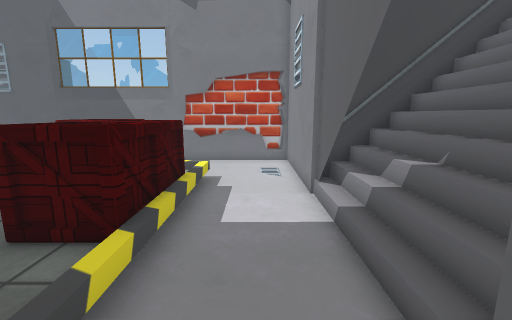
View 1 (above)

15 first-person views from a walk through a scene from a Unity 3-D project. The camera is 1.3 m above the floor, tilts 10° down and sees 90° across. The floor is counted in squares, 0.5 m on a side. Each view is taken from the middle of a square. On the plan, view 1 faces up. The plan holds only what a view shows up to about 18 squares ahead; the rest is blank. The place goes on beyond the plan. Some surface patterns are stand-ins.

View 2
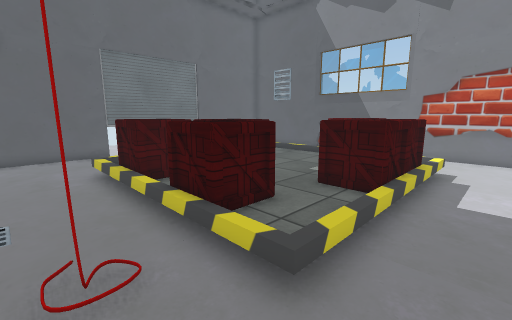

View 3
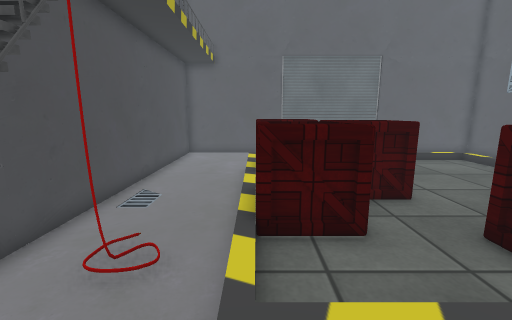

View 4
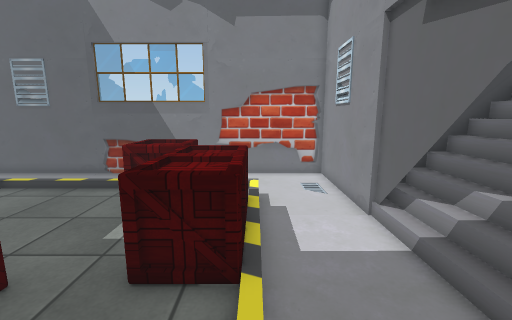

View 5
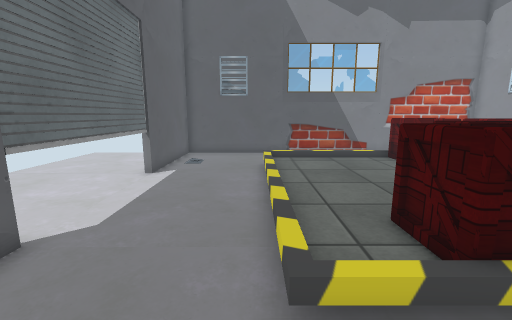

View 6
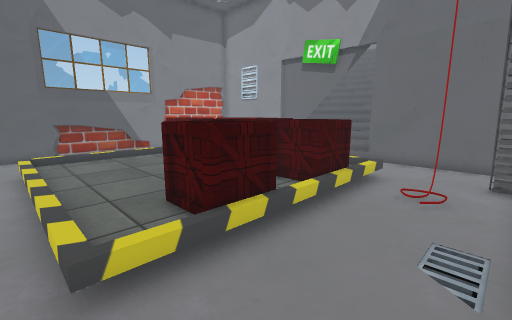

View 7
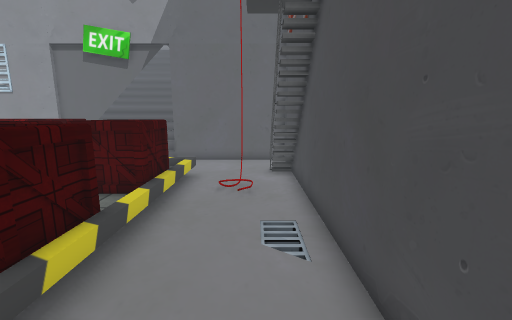

View 8
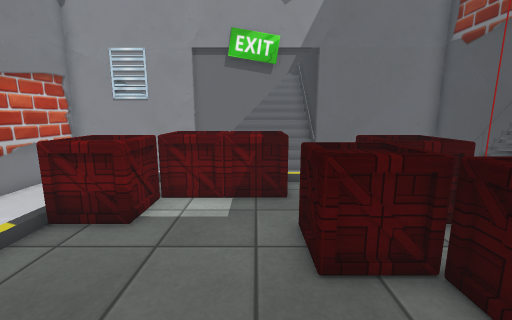

View 9
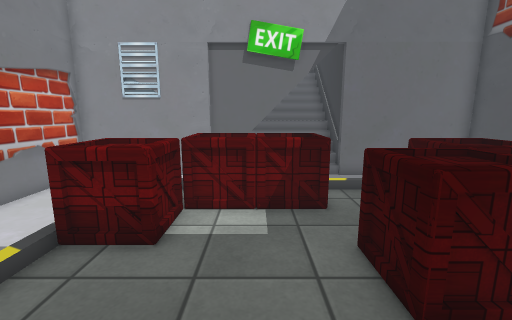

View 10
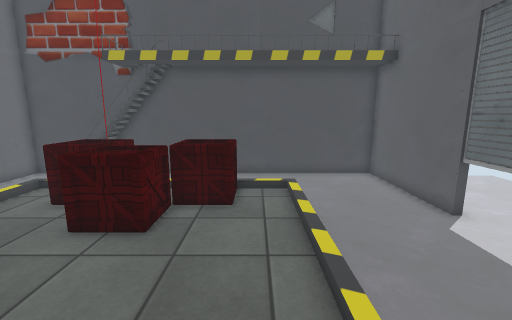

View 11
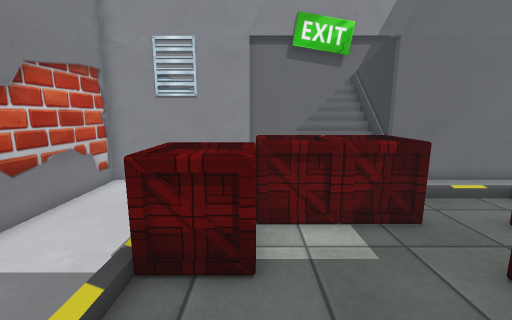

View 12
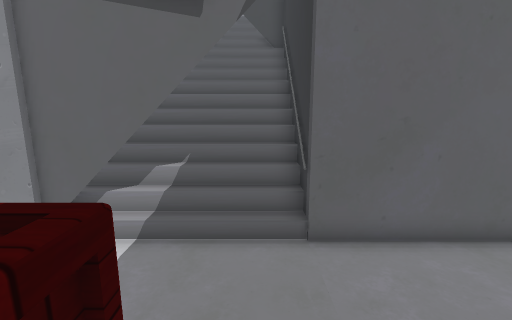

View 13
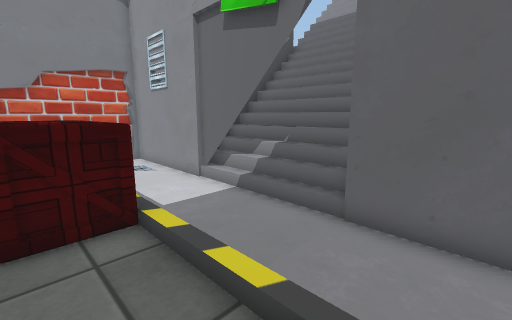

View 14
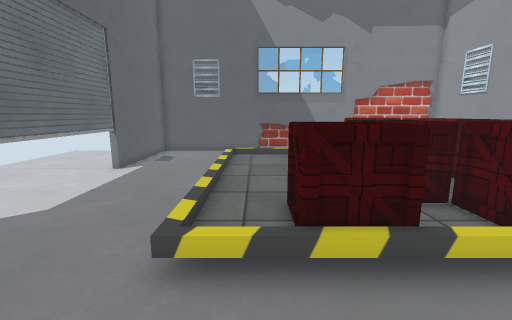

View 15
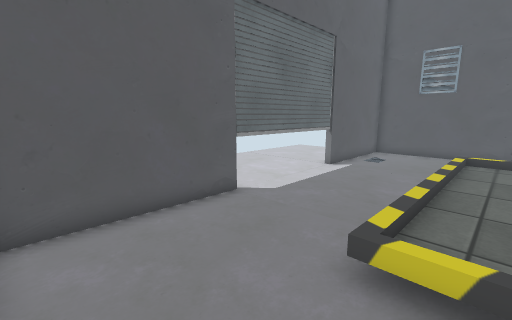

### Floor plan
Key: @ floor where view 1 was taken; # wall or solid block; x gap in a wall; . main floor; : floor 0.25 m higher than the main floor; / step, stairs or slope; = window, fence, low wall or low ledge; v drop or lower ground; O other object.
Columns run from 18 left of view 1 to 13 right of it. Each row starts with its distance up from view 1.
 15 #####################
 14 #........    .......#
 13 #........   ........#
 12 #.....     ........v#
 11 #.....     .........#
 10 #.....//////OOO//...#
  9 #.....::::::OOO:/...#######
  8 #.....::::::OOOOO...#///   /////
  7 #.....::::::::OOO...#///////////
  6 #.....::::::::OOO...#/////////
  5 #.....::::::::OOO...x/////  /
  4 #.....::::OOO:OOO...//////  /
  3 #.....::::OOO:::/...////// #/
  2 #.....::OOOOOOO:/...########
  1 #.....::OOO:OOO:/...#
  0 #.....//OOO/OOO//.@.#
 -1 #...................#
 -2 #.............#.....#
 -3 #...................#
 -4 #.............###=..#
 -5 #####################

Where each view was taken, in squares from view 1:
view 1: 0 up, 0 right, facing up
view 2: 3 down, 0 right, facing up-left
view 3: 0 up, 0 right, facing left
view 4: 0 up, 2 left, facing up
view 5: 3 down, 13 left, facing up
view 6: 4 down, 13 left, facing up-right
view 7: 3 down, 13 left, facing right
view 8: 5 up, 12 left, facing right
view 9: 6 up, 11 left, facing right
view 10: 10 up, 11 left, facing down
view 11: 8 up, 10 left, facing right
view 12: 3 up, 4 left, facing right
view 13: 1 down, 4 left, facing up-right
view 14: 4 down, 11 left, facing up
view 15: 4 down, 11 left, facing up-left
